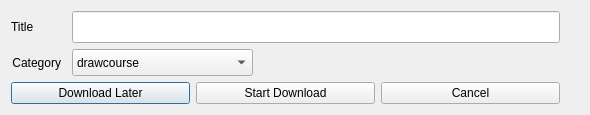
<?xml version="1.0" encoding="UTF-8"?>
<ui version="4.0">
 <class>NewDownloadInfoDialog</class>
 <widget class="QDialog" name="NewDownloadInfoDialog">
  <property name="geometry">
   <rect>
    <x>0</x>
    <y>0</y>
    <width>590</width>
    <height>115</height>
   </rect>
  </property>
  <property name="sizePolicy">
   <sizepolicy hsizetype="Fixed" vsizetype="Fixed">
    <horstretch>0</horstretch>
    <verstretch>0</verstretch>
   </sizepolicy>
  </property>
  <property name="windowTitle">
   <string>New Download</string>
  </property>
  <layout class="QFormLayout" name="formLayout">
   <item row="0" column="0">
    <layout class="QVBoxLayout" name="verticalLayout">
     <property name="sizeConstraint">
      <enum>QLayout::SetFixedSize</enum>
     </property>
     <item>
      <layout class="QHBoxLayout" name="horizontalLayout_6">
       <item>
        <widget class="QLabel" name="label_5">
         <property name="text">
          <string>Title</string>
         </property>
        </widget>
       </item>
       <item>
        <spacer name="horizontalSpacer_4">
         <property name="orientation">
          <enum>Qt::Horizontal</enum>
         </property>
         <property name="sizeType">
          <enum>QSizePolicy::Preferred</enum>
         </property>
         <property name="sizeHint" stdset="0">
          <size>
           <width>32</width>
           <height>0</height>
          </size>
         </property>
        </spacer>
       </item>
       <item>
        <widget class="QLineEdit" name="_lableTitle">
         <property name="sizePolicy">
          <sizepolicy hsizetype="Expanding" vsizetype="Expanding">
           <horstretch>0</horstretch>
           <verstretch>0</verstretch>
          </sizepolicy>
         </property>
         <property name="minimumSize">
          <size>
           <width>488</width>
           <height>25</height>
          </size>
         </property>
        </widget>
       </item>
      </layout>
     </item>
     <item>
      <layout class="QHBoxLayout" name="horizontalLayout_2">
       <item alignment="Qt::AlignLeft|Qt::AlignVCenter">
        <widget class="QLabel" name="label_2">
         <property name="minimumSize">
          <size>
           <width>50</width>
           <height>25</height>
          </size>
         </property>
         <property name="maximumSize">
          <size>
           <width>50</width>
           <height>25</height>
          </size>
         </property>
         <property name="text">
          <string>Category</string>
         </property>
         <property name="alignment">
          <set>Qt::AlignRight|Qt::AlignTrailing|Qt::AlignVCenter</set>
         </property>
         <property name="buddy">
          <cstring>categoryBox</cstring>
         </property>
        </widget>
       </item>
       <item>
        <spacer name="horizontalSpacer_3">
         <property name="orientation">
          <enum>Qt::Horizontal</enum>
         </property>
         <property name="sizeType">
          <enum>QSizePolicy::Preferred</enum>
         </property>
         <property name="sizeHint" stdset="0">
          <size>
           <width>5</width>
           <height>20</height>
          </size>
         </property>
        </spacer>
       </item>
       <item>
        <widget class="QComboBox" name="categoryBox">
         <property name="minimumSize">
          <size>
           <width>181</width>
           <height>27</height>
          </size>
         </property>
         <property name="maximumSize">
          <size>
           <width>132</width>
           <height>27</height>
          </size>
         </property>
         <item>
          <property name="text">
           <string>drawcourse</string>
          </property>
          <property name="icon">
           <iconset resource="../images.qrc">
            <normaloff>:/categories/images/video.png</normaloff>:/categories/images/video.png</iconset>
          </property>
         </item>
         <item>
          <property name="text">
           <string>classic baby</string>
          </property>
          <property name="icon">
           <iconset resource="../images.qrc">
            <normaloff>:/categories/images/video.png</normaloff>:/categories/images/video.png</iconset>
          </property>
         </item>
         <item>
          <property name="text">
           <string>pop baby</string>
          </property>
          <property name="icon">
           <iconset resource="../images.qrc">
            <normaloff>:/files/images/video.png</normaloff>:/files/images/video.png</iconset>
          </property>
         </item>
         <item>
          <property name="text">
           <string>pop music</string>
          </property>
          <property name="icon">
           <iconset resource="../images.qrc">
            <normaloff>:/files/images/video.png</normaloff>:/files/images/video.png</iconset>
          </property>
         </item>
         <item>
          <property name="text">
           <string>happy dance </string>
          </property>
          <property name="icon">
           <iconset resource="../images.qrc">
            <normaloff>:/categories/images/video.png</normaloff>:/categories/images/video.png</iconset>
          </property>
         </item>
         <item>
          <property name="text">
           <string>do it</string>
          </property>
          <property name="icon">
           <iconset resource="../images.qrc">
            <normaloff>:/categories/images/video.png</normaloff>:/categories/images/video.png</iconset>
          </property>
         </item>
         <item>
          <property name="text">
           <string>guo xue qi meng</string>
          </property>
          <property name="icon">
           <iconset resource="../images.qrc">
            <normaloff>:/categories/images/video.png</normaloff>:/categories/images/video.png</iconset>
          </property>
         </item>
         <item>
          <property name="text">
           <string>cheng yu gu shi</string>
          </property>
          <property name="icon">
           <iconset resource="../images.qrc">
            <normaloff>:/categories/images/video.png</normaloff>:/categories/images/video.png</iconset>
          </property>
         </item>
         <item>
          <property name="text">
           <string>shu li luo ji</string>
          </property>
          <property name="icon">
           <iconset resource="../images.qrc">
            <normaloff>:/files/images/video.png</normaloff>:/files/images/video.png</iconset>
          </property>
         </item>
         <item>
          <property name="text">
           <string>bai ke zhi shi</string>
          </property>
          <property name="icon">
           <iconset resource="../images.qrc">
            <normaloff>:/files/images/video.png</normaloff>:/files/images/video.png</iconset>
          </property>
         </item>
         <item>
          <property name="text">
           <string>tang shi song ci</string>
          </property>
          <property name="icon">
           <iconset resource="../images.qrc">
            <normaloff>:/files/images/video.png</normaloff>:/files/images/video.png</iconset>
          </property>
         </item>
         <item>
          <property name="text">
           <string>dong hua pian</string>
          </property>
          <property name="icon">
           <iconset resource="../images.qrc">
            <normaloff>:/files/images/video.png</normaloff>:/files/images/video.png</iconset>
          </property>
         </item>
         <item>
          <property name="text">
           <string>shi pin gu shi</string>
          </property>
          <property name="icon">
           <iconset resource="../images.qrc">
            <normaloff>:/files/images/video.png</normaloff>:/files/images/video.png</iconset>
          </property>
         </item>
         <item>
          <property name="text">
           <string>shi pin ying yu</string>
          </property>
          <property name="icon">
           <iconset resource="../images.qrc">
            <normaloff>:/files/images/video.png</normaloff>:/files/images/video.png</iconset>
          </property>
         </item>
        </widget>
       </item>
       <item>
        <spacer name="horizontalSpacer">
         <property name="orientation">
          <enum>Qt::Horizontal</enum>
         </property>
         <property name="sizeHint" stdset="0">
          <size>
           <width>40</width>
           <height>20</height>
          </size>
         </property>
        </spacer>
       </item>
      </layout>
     </item>
     <item>
      <layout class="QHBoxLayout" name="horizontalLayout_5">
       <item>
        <widget class="QPushButton" name="pushButton_2">
         <property name="text">
          <string>Download Later</string>
         </property>
        </widget>
       </item>
       <item>
        <widget class="QPushButton" name="pushButton_3">
         <property name="text">
          <string>Start Download</string>
         </property>
        </widget>
       </item>
       <item>
        <widget class="QPushButton" name="pushButton_4">
         <property name="text">
          <string>Cancel</string>
         </property>
        </widget>
       </item>
      </layout>
     </item>
    </layout>
   </item>
  </layout>
 </widget>
 <resources>
  <include location="../images.qrc"/>
 </resources>
 <connections/>
</ui>
